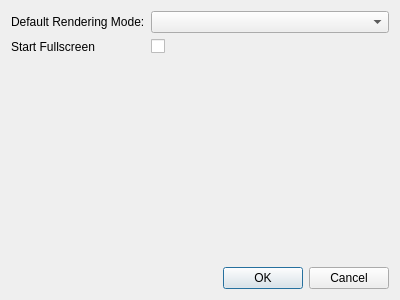
<?xml version="1.0" encoding="UTF-8"?>
<ui version="4.0">
 <class>SettingsWindow</class>
 <widget class="QDialog" name="SettingsWindow">
  <property name="geometry">
   <rect>
    <x>0</x>
    <y>0</y>
    <width>400</width>
    <height>300</height>
   </rect>
  </property>
  <property name="windowTitle">
   <string>Dialog</string>
  </property>
  <layout class="QVBoxLayout" name="verticalLayout">
   <item>
    <layout class="QFormLayout" name="formLayout_2">
     <item row="0" column="0">
      <widget class="QLabel" name="defaultRendererLabel">
       <property name="text">
        <string>Default Rendering Mode:</string>
       </property>
      </widget>
     </item>
     <item row="0" column="1">
      <widget class="QComboBox" name="defaultRendererComboBox"/>
     </item>
     <item row="1" column="0">
      <widget class="QLabel" name="startFullscreenLabel">
       <property name="text">
        <string>Start Fullscreen</string>
       </property>
      </widget>
     </item>
     <item row="1" column="1">
      <widget class="QCheckBox" name="startFullscreenCheckBox"/>
     </item>
    </layout>
   </item>
   <item>
    <widget class="QDialogButtonBox" name="buttonBox">
     <property name="orientation">
      <enum>Qt::Horizontal</enum>
     </property>
     <property name="standardButtons">
      <set>QDialogButtonBox::Cancel|QDialogButtonBox::Ok</set>
     </property>
    </widget>
   </item>
  </layout>
 </widget>
 <resources/>
 <connections>
  <connection>
   <sender>buttonBox</sender>
   <signal>accepted()</signal>
   <receiver>SettingsWindow</receiver>
   <slot>accept()</slot>
   <hints>
    <hint type="sourcelabel">
     <x>248</x>
     <y>254</y>
    </hint>
    <hint type="destinationlabel">
     <x>157</x>
     <y>274</y>
    </hint>
   </hints>
  </connection>
  <connection>
   <sender>buttonBox</sender>
   <signal>rejected()</signal>
   <receiver>SettingsWindow</receiver>
   <slot>reject()</slot>
   <hints>
    <hint type="sourcelabel">
     <x>316</x>
     <y>260</y>
    </hint>
    <hint type="destinationlabel">
     <x>286</x>
     <y>274</y>
    </hint>
   </hints>
  </connection>
 </connections>
</ui>
